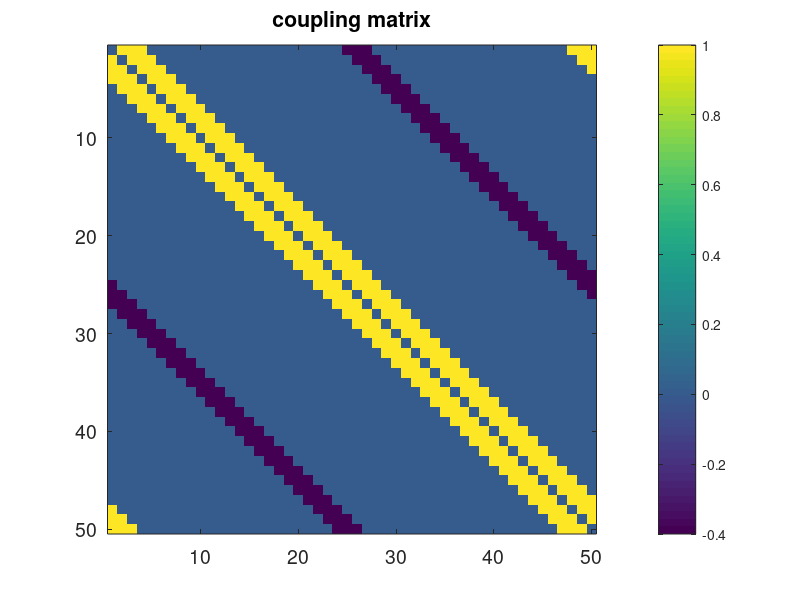

Recreate this plot in MATLAB. (Note: this script raises an error after producing the figure.)
%%%%%%%%%%%%%%%%%%%%%%%%%%%%%%%%%%%%%%%%%%%%%%%%%%%%%%%%%%%
%
% Ensemble Kalman filter for the theta neuron model
%
%%%%%%%%%%%%%%%%%%%%%%%%%%%%%%%%%%%%%%%%%%%%%%%%%%%%%%%%%%%

%% Set the random seed (so we get reproducible results)
rand_init = 20;
rng(rand_init);

%% Equation parameters
k = 2;
n = 2;

%% Switches for selecting options
SWITCH_TOP = 2; % network topology, 2 = some positive, some inhibitive, ringlike
SWITCH_LOC = 1; % localization, 1 = localized EnKF
SWITCH_GAP = 0; % Intrinsic firing parameters, 0 = normally distributed

%% theta neuron network connectivity

N = 50;

L = 2*pi;
dx = L/N;

% Nearest neighbor ring
if(SWITCH_TOP == 0)
    K = zeros(N,N);
    v = zeros(1,N);
    num_neighbors = 5;
    for i = 1: num_neighbors
        v(i+1) = 1;
        v(N-i+1) = 1;
    end
    K = toeplitz(v);
end

% Coupling from standard model (Laing)
if (SWITCH_TOP == 1)
    K = theta_K(abs([1:N]-[1:N]')*dx);
end

% Some positive coupling, some negative coupling
if (SWITCH_TOP == 2)
    K = zeros(N,N);
    v = zeros(1,N);
    num_neighbors = 3;
    for i = 1: num_neighbors
        v(i+1) = 1;
        v(N-i+1) = 1;
    end
    K = toeplitz(v);
    
    v2 = zeros(1,N);
    num_neighbors_2 = 1;
    for i = 1:num_neighbors_2
        v2(floor(N/2)+i+1) = 1;
        v2(floor(N/2) - i+1) = 1;
        v2(floor(N/2)+1) = 1;
    end
    K2 = toeplitz(v2);
    K = K -0.4* K2;
end

%%
figure(99)
imagesc(K)
pbaspect([1,1,1])
colorbar
set(gca,'FontSize',14)
title('coupling matrix')

%% Localisation matrix

% No localisation
if (SWITCH_LOC == 0)
    loc_mat = ones(N,N);
end

% Matrix exponential localisation
if (SWITCH_LOC == 1)
    eps = 0.1; % epsilon used for localization
    l0 = 1/(0.55*num_neighbors+0.46); % Approximation based on linear fit of lambda vs r
    l1 = 1.1*l0;
    [expA2, lambda] = ring_loc_param(N,num_neighbors,eps,l0,l1,1e-6); % determines lambda
    loc_mat = mat_exp_loc(abs(K),lambda); % produces the renormalized matexp localization matrix
    
    figure(98)
    imagesc(loc_mat)
    pbaspect([1,1,1])
    colorbar
    set(gca,'FontSize',14)
    title('log10 of matrix exp')
end




%% intrinsic parameter for each oscillator (eta/zeta)

% normal: random
if(SWITCH_GAP == 0)
    mu = -0.4;
    zeta_delta = sqrt(0.1);
    zeta = mu + zeta_delta*randn(N,1);
end

% Lorentzian distribution used by Laing for bump
if(SWITCH_GAP == 1)
mu = -0.4;
zeta_delta = 0.02;
zeta = mu + zeta_delta*tan(pi*(rand(N,1)-1/2));
end

zeta_truth = zeta;

%% Parameters, Matrices etc
% Time step for integration
dt = 0.01;
% Observation time
nt = 1;
dts = nt*dt;
% Number of transient steps
na_trans = 500/dts;
% Number of recorded integration steps
na = 30/dts;
% Dimension of the system
D = N;

%% Inflation factor
delta = 1 + 0.1*dts;

%% Dimension of observed and unobserved subspaces, and set indices

ind_all   = find(isnan(zeta) == 0);

% Dimension of observed subspace
Ds = floor(0.7*D);
ind_obs = sort(randperm(N,Ds));
% Dimension of unobserved x subspace
Df = D;
Df2 = D-Ds;
ind_unobs = setdiff(ind_all,ind_obs);

% Size of ensemble ms
ms = D+Df+1;
% Projections matrix S
w = ones(ms,1)/ms;
S = eye(ms) - w*ones(1,ms);

%% Observation operators
H = zeros(Ds,2*D);
for l=1:Ds
    H(l,ind_obs(l)) = 1;
end

Hs = H(1:Ds,1:D);

%% Variance and mean of observational noise
eta = 0.02;

R = eta^2*eye(Ds);
RI = pinv(R); 

%% Now we build a table of our pseudo-globals, which we pass to many functions
params.D = D;
params.Ds = Ds;
params.Df = Df;
params.ms = ms;
params.k = k;
params.n = n;
params.dt = dt;
params.K = K;
params.zeta = zeta;
params.eta = eta;
params.N = N;

params.locA = [loc_mat loc_mat; loc_mat loc_mat];

%% Create truth and observations   
options = odeset('RelTol',1e-6,'AbsTol',1e-6);

rng(2*rand_init);

theta0 = 2*pi*rand(N,1);
% transient that is discarded
[T,theta_truth] = ode45(@theta_matrixform,[0:na_trans*dts],theta0,options,K,N,zeta,k,n);

% integration after the transient, on the attractor
theta0 = mod(theta_truth(end,:),2*pi);
[T,theta_truth] = ode45(@theta_matrixform,[0:dts:na*dts],theta0,options,K,N,zeta,k,n);

% effective frequencies of each oscillator
frequency = (theta_truth(end,:) - theta_truth(1,:))/(na*dt);

theta_truth = mod(theta_truth,2*pi)';
theta_truth = theta_truth(:,2:end);
time = T(2:end);


%%
figure(1)
plot([1:N]*dx,theta_truth(:,end),'.')
set(gca,'FontSize',14)
xlabel('$x$','Interpreter','latex','FontSize',18)
ylabel('$\theta$','Interpreter','latex','FontSize',18)

%%
figure(2)
plot([1:N]*dx,frequency,'.')
set(gca,'FontSize',14)
xlabel('$x$','Interpreter','latex','FontSize',18)
ylabel('frequency','Interpreter','latex','FontSize',18)

%%
figure(3)
imagesc(theta_truth)
colorbar
colormap('hsv')

%% Observations 
y = mod(Hs*theta_truth + sqrtm(R)*randn(Ds,na),2*pi);

%% Initialisation
Zf = zeros(2*D,ms);
Zf_theta = zeros(ms,D);
Za_theta = zeros(ms,D);
Za_theta_mean = zeros(D,na);
Za_zeta = zeros(ms,D);
Za_zeta_mean = zeros(Df,na);

rms_PertObs_zeta = zeros(1,na);
rms_PertObs_theta = zeros(1,na);

%% EnKF

sigma_theta = 0.2;
sigma_zeta = 0.2;


Zf(1:D,:) = mod(theta_truth(:,1) + sigma_theta*randn(D,ms),2*pi);
Zf(D+1:end,:) = zeta_truth(:) + sigma_zeta*zeta_delta*randn(D,ms);
for m = 1:D
    Zf(m,:) = mod(Zf(m,:) + sigma_theta*randn(),2*pi);
    Zf(D+m,:) = Zf(D+m,:) + sigma_zeta*zeta_delta*randn();
end

ave_Pa = zeros(D+Df,D+Df);
ct=0; % counter

tic

for j=1:na
    % assimilation
    [Za_bar,Za] = PertObs_loc_circle(Zf,delta,H,R,RI,y(:,j),S,w,params);
    
    if j>na/2
        B_temp = Za - Za_bar*ones(1,ms);
        B_temp(1:D,:) = mod2(B_temp(1:D,:),2*pi,-pi);
        Pa = B_temp*B_temp'/(ms-1); % Covariance matrix of the analysis
        sig = diag(sqrt(Pa)); % SD of each variable
        sigmat = repmat(sig,1,2*D); % SD vector repeated to make a matrix
        sigmat2 = sigmat.*sigmat'; % Pairwise product of SDs, i,j component is sigma_i * sigma_j
        Pa = Pa./sigmat2;
        ave_Pa = ave_Pa + Pa;
        ct = ct + 1;
    end
    
    Za_theta = Za(1:D,:)';
    
    Za_zeta(:,:) = Za(D+1:end,:)';
    
    for m=1:ms
        [~,temp] = ode45(@theta_matrixform,[0 dts],Za_theta(m,:),options,K,N,Za_zeta(m,:)',k,n);
        Zf(1:D,m) = mod(temp(end,:),2*pi)';
        Zf(D+1:end,m) = Za(D+1:end,m); % dzeta/dt = 0
    end
    
    % storing analysis fields and errors of state and parameters
    Za_theta_mean(:,j) = mod(Za_bar(1:D),2*pi)';
    
    Za_zeta_mean(:,j) = Za_bar(D+1:end)';
    
    % RMS errors in zeta and theta
    rms_PertObs_zeta(j) = norm(Za_zeta_mean(:,j) - zeta_truth(:), 'fro') ...
        / sqrt(N);
    rms_PertObs_theta(j)   = norm(mod2(Za_theta_mean(:,j)-theta_truth(:,j),2*pi,-pi), 'fro') / sqrt(N);
    
    
end

toc

ave_Pa = ave_Pa/ct;

%%
figure(11)
plot(time,log10(rms_PertObs_zeta))
set(gca,'FontSize',14)
xlabel('$t$','Interpreter','latex','FontSize',18)
ylabel('log10(RMS error in $\zeta$)','Interpreter','latex','FontSize',18)

%%
figure(13)
imagesc(max(log10(abs(ave_Pa)),-3))
colorbar
pbaspect([1,1,1])
set(gca,'FontSize',14)
xlabel('$\phi,\,\omega$','Interpreter','latex','FontSize',18)
ylabel('$\phi,\,\omega$','Interpreter','latex','FontSize',18)
title('log10(abs(Correlations))','FontSize',18)

